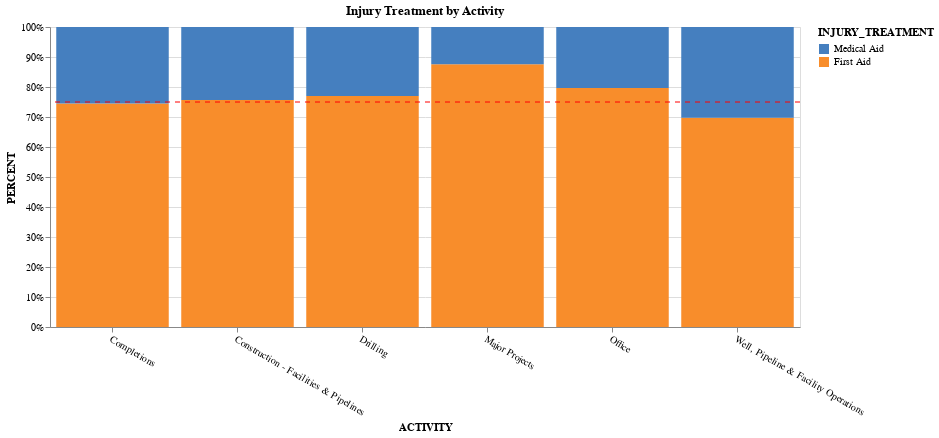

Notebook code cell kept with this figure:
### Code cell
c1 = alt.Chart(df_activity).mark_bar().encode(
    x=alt.X('ACTIVITY', title='ACTIVITY'),
    y=alt.Y('ID', stack="normalize", axis=alt.Axis(format='%', title='PERCENT')),
    color=alt.Color('INJURY_TREATMENT', scale=alt.Scale(domain=['Medical Aid', 'First Aid'], range=['#457FBF', '#F88D2B'])),
    order=alt.Order('INJURY_TREATMENT', sort='ascending'),
    tooltip=[alt.Tooltip('ACTIVITY', title='Activity'), alt.Tooltip('ID', title='Count')]
).properties(
    title='Injury Treatment by Activity',
    height=300,
    width=750
).transform_joinaggregate(
    totals='sum(ID)',
    groupby=['ACTIVITY']
).transform_filter(
    (datum.totals >= 50)
)

line = alt.Chart(pd.DataFrame({'y': [0.75]})).mark_rule(color='red',strokeDash=[5, 5]).encode(y='y')
c1 = c1+line
c1.configure_axisBottom(
    labelAngle=30
)

### Figure 1 — Vega-Lite specification as saved in the notebook (floating-point values rounded to 4 significant figures)
{"config": {"view": {"continuousWidth": 400, "continuousHeight": 300}, "axisBottom": {"labelAngle": 30}}, "layer": [{"data": {"name": "data-3a346aa801cf52c6fcaba02f80cfc49d"}, "mark": "bar", "encoding": {"color": {"type": "nominal", "field": "INJURY_TREATMENT", "scale": {"domain": ["Medical Aid", "First Aid"], "range": ["#457FBF", "#F88D2B"]}}, "order": {"type": "nominal", "field": "INJURY_TREATMENT", "sort": "ascending"}, "tooltip": [{"type": "nominal", "field": "ACTIVITY", "title": "Activity"}, {"type": "quantitative", "field": "ID", "title": "Count"}], "x": {"type": "nominal", "field": "ACTIVITY", "title": "ACTIVITY"}, "y": {"type": "quantitative", "axis": {"format": "%", "title": "PERCENT"}, "field": "ID", "stack": "normalize"}}, "height": 300, "title": "Injury Treatment by Activity", "transform": [{"joinaggregate": [{"op": "sum", "field": "ID", "as": "totals"}], "groupby": ["ACTIVITY"]}, {"filter": "(datum.totals >= 50)"}], "width": 750}, {"data": {"name": "data-d36d45444c6fa37a56cd2da14022aabc"}, "mark": {"type": "rule", "color": "red", "strokeDash": [5, 5]}, "encoding": {"y": {"type": "quantitative", "field": "y"}}}], "$schema": "https://vega.github.io/schema/vega-lite/v4.8.1.json", "datasets": {"data-3a346aa801cf52c6fcaba02f80cfc49d": [{"ACTIVITY": "Completions", "INJURY_TREATMENT": "First Aid", "ID": 661}, {"ACTIVITY": "Completions", "INJURY_TREATMENT": "Medical Aid", "ID": 226}, {"ACTIVITY": "Construction - Facilities & Pipelines", "INJURY_TREATMENT": "First Aid", "ID": 295}, {"ACTIVITY": "Construction - Facilities & Pipelines", "INJURY_TREATMENT": "Medical Aid", "ID": 95}, {"ACTIVITY": "Construction - Lease & Road", "INJURY_TREATMENT": "First Aid", "ID": 26}, {"ACTIVITY": "Construction - Lease & Road", "INJURY_TREATMENT": "Medical Aid", "ID": 8}, {"ACTIVITY": "Drilling", "INJURY_TREATMENT": "First Aid", "ID": 412}, {"ACTIVITY": "Drilling", "INJURY_TREATMENT": "Medical Aid", "ID": 123}, {"ACTIVITY": "Geophysical", "INJURY_TREATMENT": "First Aid", "ID": 23}, {"ACTIVITY": "Geophysical", "INJURY_TREATMENT": "Medical Aid", "ID": 13}, {"ACTIVITY": "Major Projects", "INJURY_TREATMENT": "First Aid", "ID": 127}, {"ACTIVITY": "Major Projects", "INJURY_TREATMENT": "Medical Aid", "ID": 18}, {"ACTIVITY": "Office", "INJURY_TREATMENT": "First Aid", "ID": 98}, {"ACTIVITY": "Office", "INJURY_TREATMENT": "Medical Aid", "ID": 25}, {"ACTIVITY": "Production", "INJURY_TREATMENT": "First Aid", "ID": 3}, {"ACTIVITY": "Water Infrastructure", "INJURY_TREATMENT": "First Aid", "ID": 4}, {"ACTIVITY": "Water Infrastructure", "INJURY_TREATMENT": "Medical Aid", "ID": 1}, {"ACTIVITY": "Well, Pipeline & Facility Operations", "INJURY_TREATMENT": "First Aid", "ID": 374}, {"ACTIVITY": "Well, Pipeline & Facility Operations", "INJURY_TREATMENT": "Medical Aid", "ID": 162}], "data-d36d45444c6fa37a56cd2da14022aabc": [{"y": 0.75}]}}
